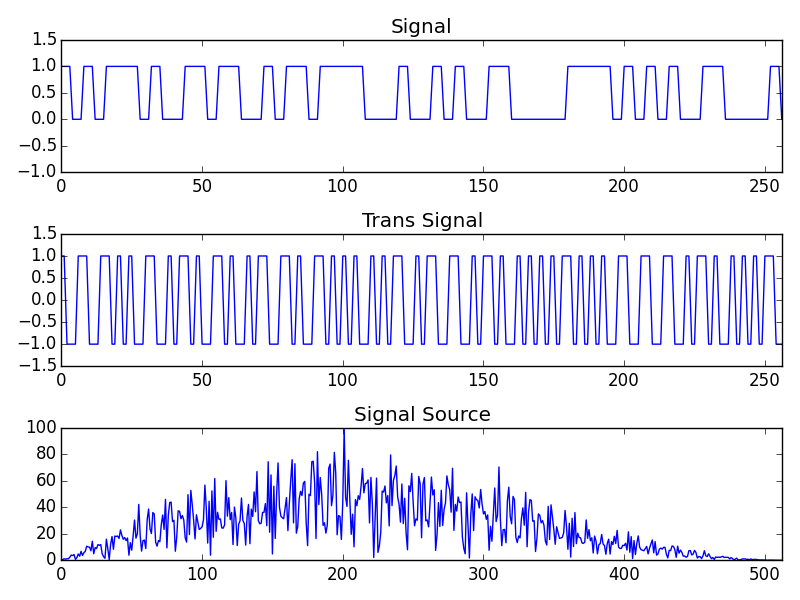

Generate this figure with Python:
# coding:utf-8

import numpy as np
import matplotlib.pyplot as plt
import random

""" マンチェスタ方式 """

# 元となる信号の生成 ビット数bit
def createSignal(bit):
    sig = []
    random.seed(10)

    for x in range(bit):
        s = random.randint(0, 1)
        sig.append(s)

    return sig


# 伝送信号の生成 周期T 電位E
# マンチェスタ方式
def createTransSignal(sig, T, E):

    trans = []

    for i in range(len(sig)):
        t = sig[i]

        if t == 0:
            for j in range(T/2):
                trans.append(-E)
            for j in range(T/2):
                trans.append(E)
        else:
            for j in range(T/2):
                trans.append(E)
            for j in range(T/2):
                trans.append(-E)

    return trans

# 信号の幅T倍にする
def changeWidth(sig, T):

    trans = []

    for i in range(len(sig)):
        t = sig[i]

        for j in range(T):
                trans.append(t)

    return trans

# 周波数特性を求める
def fftSignal(sig):

    F = np.fft.fft(sig)
    F = np.abs(F)

    return F

if __name__ == "__main__":

    bit = 256
    T = 4
    E = 1

    signal = createSignal(bit)
    transSignal = createTransSignal(signal, T, E)
    signalSource = fftSignal(transSignal)


    # 元の信号を描画用に幅を変更する
    pltSignal = changeWidth(signal, T)

    plt.subplot(3,1,1)
    plt.plot(pltSignal)
    plt.title("Signal")
    plt.xlim(0, bit)
    plt.ylim(-1, 1.5)

    plt.subplot(3,1,2)
    plt.plot(transSignal)
    plt.title("Trans Signal")
    plt.xlim(0, bit)
    plt.ylim(-E-0.5, E+0.5)

    plt.subplot(3,1,3)
    plt.plot(signalSource)
    plt.title("Signal Source")
    plt.xlim(0, len(signalSource)/2)
    plt.ylim(0.01, 100)

    plt.tight_layout()



    plt.show()
